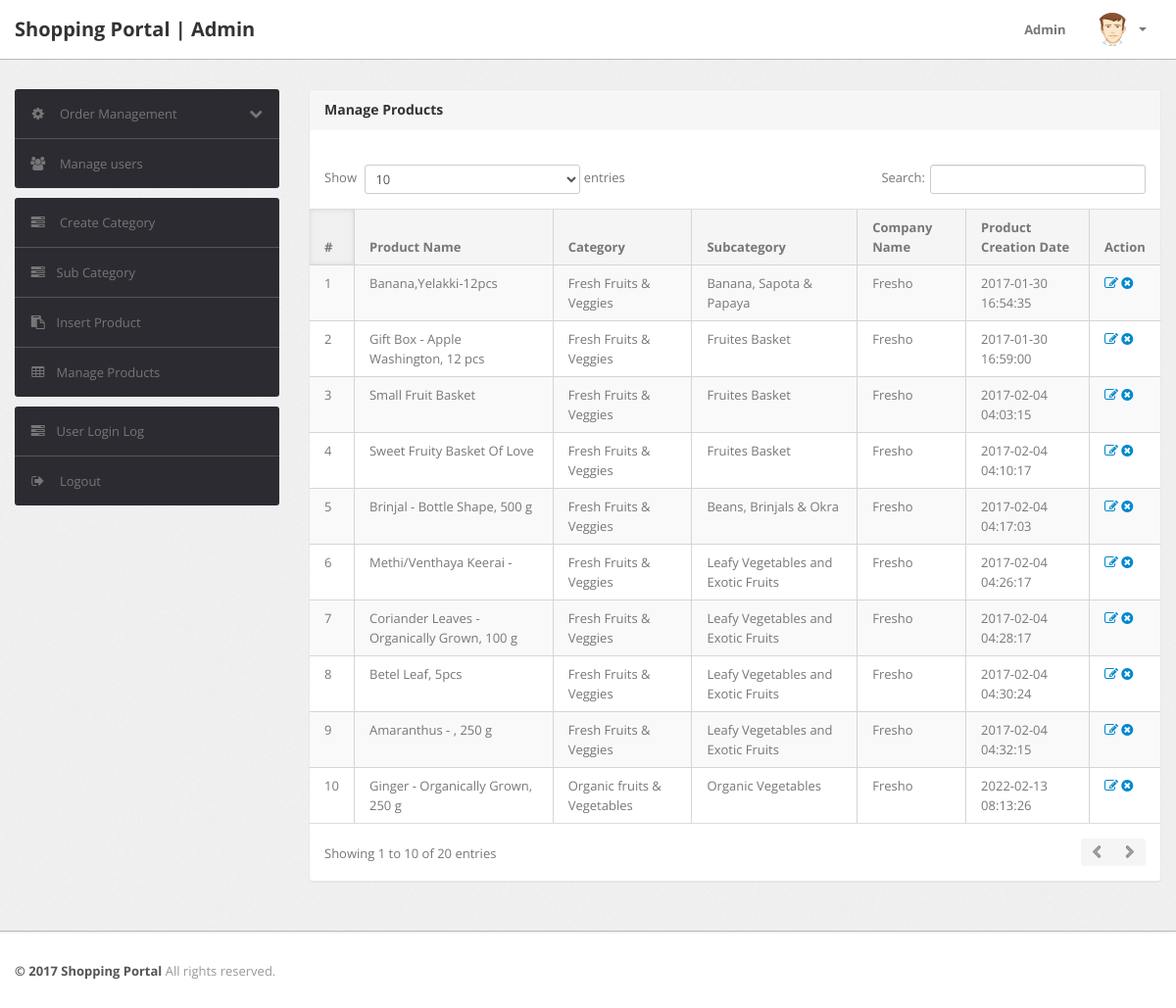
/shopping/admin/manage-products.php (signed in), run on the app's committed database.
### tables this page shows
CREATE TABLE `products` (
  `id` int(11) NOT NULL,
  `category` int(11) NOT NULL,
  `subCategory` int(11) DEFAULT NULL,
  `productName` varchar(255) DEFAULT NULL,
  `productCompany` varchar(255) DEFAULT NULL,
  `productPrice` int(11) DEFAULT NULL,
  `productPriceBeforeDiscount` int(11) DEFAULT NULL,
  `productDescription` longtext DEFAULT NULL,
  `productImage1` varchar(255) DEFAULT NULL,
  `productImage2` varchar(255) DEFAULT NULL,
  `productImage3` varchar(255) DEFAULT NULL,
  `shippingCharge` int(11) DEFAULT NULL,
  `productAvailability` varchar(255) DEFAULT NULL,
  `postingDate` timestamp NULL DEFAULT current_timestamp(),
  `updationDate` varchar(255) DEFAULT NULL
);

CREATE TABLE `category` (
  `id` int(11) NOT NULL,
  `categoryName` varchar(255) DEFAULT NULL,
  `categoryDescription` longtext DEFAULT NULL,
  `creationDate` timestamp NOT NULL DEFAULT current_timestamp(),
  `updationDate` varchar(255) DEFAULT NULL
);

CREATE TABLE `subcategory` (
  `id` int(11) NOT NULL,
  `categoryid` int(11) DEFAULT NULL,
  `subcategory` varchar(255) DEFAULT NULL,
  `creationDate` timestamp NULL DEFAULT current_timestamp(),
  `updationDate` varchar(255) DEFAULT NULL
);

### shopping/admin/manage-products.php (the view, shortened to what this page needs)
<?php
include('include/config.php');
if(strlen($_SESSION['alogin'])==0)
	{
header('location:index.php');
}
else{
?>
<!DOCTYPE html>
<html lang="en">
<head>
	<link type="text/css" href="bootstrap/css/bootstrap.min.css" rel="stylesheet">
	<link type="text/css" href="bootstrap/css/bootstrap-responsive.min.css" rel="stylesheet">
	<link type="text/css" href="css/theme.css" rel="stylesheet">
	<link type="text/css" href="images/icons/css/font-awesome.css" rel="stylesheet">
</head>
<body>
<?php include('include/header.php');?>
	<div class="wrapper">
		<div class="container">
			<div class="row">
<?php include('include/sidebar.php');?>
			<div class="span9">
					<div class="content">
	<div class="module">
							<div class="module-head">
								<h3>Manage Products</h3>
							</div>
							<div class="module-body table">
									<br />
								<table cellpadding="0" cellspacing="0" border="0" class="datatable-1 table table-bordered table-striped	 display" width="100%">
									<thead>
										<tr>
											<th>#</th>
											<th>Product Name</th>
											<th>Category </th>
											<th>Subcategory</th>
											<th>Company Name</th>
											<th>Product Creation Date</th>
											<th>Action</th>
										</tr>
									</thead>
									<tbody>
<?php $query=mysqli_query($con,"select products.*,category.categoryName,subcategory.subcategory from products join category on category.id=products.category join subcategory on subcategory.id=products.subCategory");
$cnt=1;
while($row=mysqli_fetch_array($query))
{
?>
										<tr>
											<td><?php echo htmlentities($cnt);?></td>
											<td><?php echo htmlentities($row['productName']);?></td>
											<td><?php echo htmlentities($row['categoryName']);?></td>
											<td> <?php echo htmlentities($row['subcategory']);?></td>
											<td><?php echo htmlentities($row['productCompany']);?></td>
											<td><?php echo htmlentities($row['postingDate']);?></td>
											<td>
											<a href="edit-products.php?id=<?php echo $row['id']?>" ><i class="icon-edit"></i></a>
											<a href="manage-products.php?id=<?php echo $row['id']?>&del=delete" onClick="return confirm('Are you sure you want to delete?')"><i class="icon-remove-sign"></i></a></td>
										</tr>
										<?php $cnt=$cnt+1; } ?>
								</table>
							</div>
						</div>
					</div>
				</div>
			</div>
		</div>
	</div>
<?php include('include/footer.php');?>
</body>
<?php } ?>

### data on the page
products: productName "Banana,Yelakki-12pcs", category.categoryName "Fresh Fruits & Veggies", subcategory.subcategory "Banana, Sapota & Papaya", productCompany "Fresho", postingDate "2017-01-30 16:54:35"
products: productName "Gift Box - Apple Washington, 12 pcs", category.categoryName "Fresh Fruits & Veggies", subcategory.subcategory "Fruites Basket", productCompany "Fresho", postingDate "2017-01-30 16:59:00"
products: productName "Small Fruit Basket", category.categoryName "Fresh Fruits & Veggies", subcategory.subcategory "Fruites Basket", productCompany "Fresho", postingDate "2017-02-04 04:03:15"
products: productName "Sweet Fruity Basket Of Love", category.categoryName "Fresh Fruits & Veggies", subcategory.subcategory "Fruites Basket", productCompany "Fresho", postingDate "2017-02-04 04:10:17"
products: productName "Brinjal - Bottle Shape, 500 g", category.categoryName "Fresh Fruits & Veggies", subcategory.subcategory "Beans, Brinjals & Okra", productCompany "Fresho", postingDate "2017-02-04 04:17:03"
products: productName "Methi/Venthaya Keerai -", category.categoryName "Fresh Fruits & Veggies", subcategory.subcategory "Leafy Vegetables and Exotic Fruits", productCompany "Fresho", postingDate "2017-02-04 04:26:17"
products: productName "Coriander Leaves - Organically Grown, 100 g", category.categoryName "Fresh Fruits & Veggies", subcategory.subcategory "Leafy Vegetables and Exotic Fruits", productCompany "Fresho", postingDate "2017-02-04 04:28:17"
products: productName "Betel Leaf, 5pcs", category.categoryName "Fresh Fruits & Veggies", subcategory.subcategory "Leafy Vegetables and Exotic Fruits", productCompany "Fresho", postingDate "2017-02-04 04:30:24"
products: productName "Amaranthus - , 250 g", category.categoryName "Fresh Fruits & Veggies", subcategory.subcategory "Leafy Vegetables and Exotic Fruits", productCompany "Fresho", postingDate "2017-02-04 04:32:15"
products: productName "Ginger - Organically Grown, 250 g", category.categoryName "Organic fruits & Vegetables", subcategory.subcategory "Organic Vegetables", productCompany "Fresho", postingDate "2022-02-13 08:13:26"
